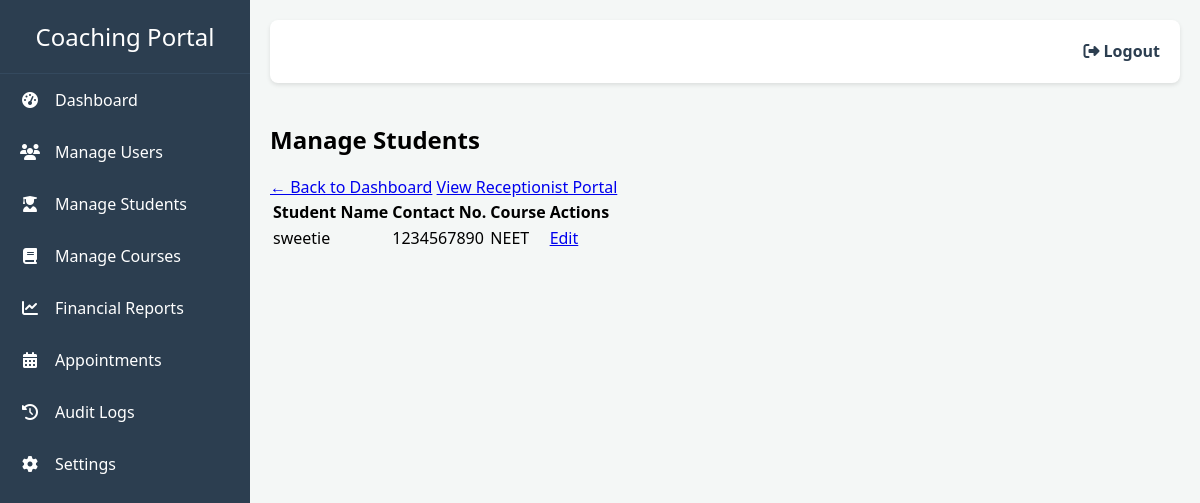
Page /admin_portal/manage_students (signed in) on the committed database.
### models.py (models this page shows)
class Student(db.Model):
    id = db.Column(db.Integer, primary_key=True)
    name = db.Column(db.String(100), nullable=False)
    date_of_admission = db.Column(db.String(20), nullable=True)
    enquiry_id = db.Column(db.Integer, db.ForeignKey('enquiry.id'), unique=True, nullable=True)
    enquiry = db.relationship('Enquiry', backref='student', uselist=False)
    father_name = db.Column(db.String(100), nullable=True)
    qualification = db.Column(db.String(100), nullable=True)
    contact_no = db.Column(db.String(20), nullable=True)
    father_contact_no = db.Column(db.String(20), nullable=True)
    dob = db.Column(db.String(20), nullable=True)
    full_address = db.Column(db.String(200), nullable=True)
    exam_type = db.Column(db.String(100), nullable=True)
    target_exam = db.Column(db.String(100), nullable=True)
    fees = db.relationship('Fee', backref='student', lazy=True, cascade='all, delete-orphan')

class Enquiry(db.Model):
    id = db.Column(db.Integer, primary_key=True)
    name = db.Column(db.String(100), nullable=False)
    contact = db.Column(db.String(100), nullable=False)
    course_interest = db.Column(db.String(100), nullable=True)
    status = db.Column(db.String(20), nullable=False, default='New')
    joining_date = db.Column(db.String(20), nullable=True)

### app.py (the view)
@app.route('/admin_portal/manage_students', methods=['GET', 'POST'])
@login_required
def manage_students():
    if current_user.role != 'admin':
        return redirect(url_for('login'))
    query = Student.query.join(Enquiry)
    search_query = request.form.get('search_query')
    course_filter = request.form.get('course_filter')
    if request.method == 'POST':
        if search_query:
            query = query.filter(Student.name.like(f'%{search_query}%'))
        if course_filter and course_filter != 'All':
            query = query.filter(Enquiry.course_interest == course_filter)
    students = query.all()
    courses = Course.query.all()
    return render_template('manage_students.html', students=students, courses=courses)

### app.py (called while the page is built)
@login_manager.user_loader
def load_user(user_id):
    return db.session.get(User, int(user_id))

### templates/manage_students.html (shortened to what this page needs)
{% extends "base.html" %}
{% block content %}
<div class="max-w-6xl mx-auto px-4 py-6">
    <div class="bg-white shadow-lg rounded-2xl p-6">
        <h2 class="text-2xl font-bold text-gray-800 mb-4">Manage Students</h2>
        <a href="{{ url_for('admin_portal') }}" class="text-blue-600 hover:underline mb-4 inline-block">← Back to Dashboard</a>
        <a href="{{ url_for('receptionist_portal') }}" class="button">View Receptionist Portal</a>
        <div class="mt-4 overflow-x-auto">
            {% if students %}
            <table class="min-w-full border border-gray-200 rounded-lg overflow-hidden">
                <thead class="bg-gray-100 text-gray-700 text-sm">
                    <tr>
                        <th class="px-4 py-2 text-left">Student Name</th>
                        <th class="px-4 py-2 text-left">Contact No.</th>
                        <th class="px-4 py-2 text-left">Course</th>
                        <th class="px-4 py-2 text-left">Actions</th>
                    </tr>
                </thead>
                <tbody class="divide-y divide-gray-200 text-sm">
                    {% for student in students %}
                    <tr class="hover:bg-gray-50 transition">
                        <td class="px-4 py-2 font-medium text-gray-800">{{ student.name }}</td>
                        <td class="px-4 py-2">{{ student.contact_no }}</td>
                        <td class="px-4 py-2">{{ student.enquiry.course_interest if student.enquiry else 'N/A' }}</td>
                        <td class="px-4 py-2">
                            <a href="{{ url_for('edit_student', student_id=student.id) }}" class="text-blue-600 hover:underline">Edit</a>
                        </td>
                    </tr>
                    {% endfor %}
                </tbody>
            </table>
            {% else %}
            <p class="text-gray-500 italic">No students found.</p>
            {% endif %}
        </div>
    </div>
</div>
{% endblock %}

### templates/base.html (style rules this page uses)
body { font-family: 'Segoe UI', Tahoma, Geneva, Verdana, sans-serif; margin: 0; background-color: #f4f7f6; display: flex; }

### rows in the picture
Student: name "sweetie", contact_no "1234567890", enquiry "NEET"
